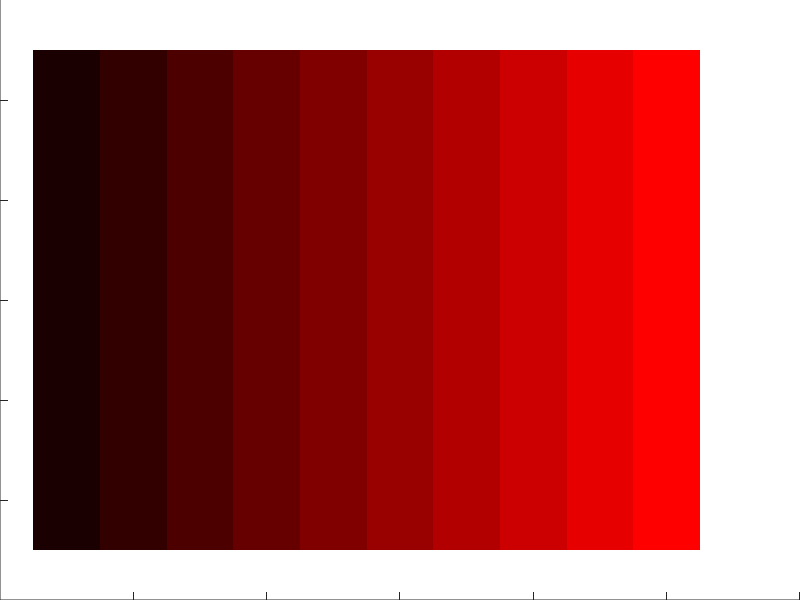

Here is the MATLAB script that generated this plot: (Note: this script raises an error after producing the figure.)
% test_gen_marker_plots_assumptions.m -- check, on this MATLAB, every assumption
% gen_marker_plots_dtc.m rests on.
%
% Each of these was reasoned about on the WSL edit host, where there is no
% MATLAB, so none of them was verified before the script was written. Run this
% once on the execution host; anything that reports FAIL is a real defect in
% gen_marker_plots_dtc.m, not in this file.
%
%   test_gen_marker_plots_assumptions                     % everything but 7-8
%   test_gen_marker_plots_assumptions('<path to subslice_definitions.mat>')
%
% Writes nothing outside tempdir and leaves no figures open.

function test_gen_marker_plots_assumptions(defs_path)
if nargin < 1, defs_path = ''; end
fprintf('MATLAB %s\n\n', version);
n_fail = 0;

% -- 1. count k lands in colormap level k -----------------------------------
% The whole discrete-legend design depends on clim([0.5 K+0.5]) against a K-row
% colormap mapping integer k to row k. Measured by rendering and reading pixels
% back, not by re-deriving MATLAB's documented index formula.
K = 10;
cmap = [(1:K)'/K, zeros(K, 1), zeros(K, 1)];      % row k = [k/K 0 0], distinct
f = figure('Visible', 'off', 'Position', [10 10 K*20 40]);
ax = axes('Parent', f, 'Position', [0 0 1 1]);
image(ax, 'CData', 1:K, 'CDataMapping', 'scaled');
colormap(ax, cmap); clim(ax, [0.5, K + 0.5]);
axis(ax, 'off'); xlim(ax, [0.5 K+0.5]); ylim(ax, [0.5 1.5]);
frame = getframe(ax); px = frame.cdata;
mid = round(size(px, 1) / 2);
got = zeros(1, K);
for k = 1:K
    col = round((k - 0.5) / K * size(px, 2));
    col = min(max(col, 1), size(px, 2));
    got(k) = round(double(px(mid, col, 1)) / 255 * K);
end
close(f);
n_fail = report(isequal(got, 1:K), 'count k renders in colormap level k', ...
    sprintf('levels read back: %s', mat2str(got)), n_fail);

% -- 2. cb.Limits crops without changing the data mapping -------------------
f = figure('Visible', 'off');
ax = axes('Parent', f); colormap(ax, cmap); clim(ax, [0.5, K + 0.5]);
cb = colorbar(ax); before = clim(ax);
cb.Limits = [3.5, K + 0.5]; cb.Ticks = 4:K;
after = clim(ax);
% Read every property BEFORE close(f) -- the colorbar dies with the figure, and
% report()'s detail argument is evaluated whether the check passed or not.
lims_after = cb.Limits;
ok = isequal(before, after) && isequal(lims_after, [3.5, K + 0.5]);
close(f);
n_fail = report(ok, 'setting cb.Limits leaves axes CLim untouched (no re-shading)', ...
    sprintf('CLim %s -> %s, cb.Limits %s', mat2str(before), mat2str(after), ...
    mat2str(lims_after)), n_fail);

% -- 3. CreateFcn set after creation does not fire, and the .fig opens visible
f = figure('Visible', 'off');
set(f, 'CreateFcn', 'set(gcbo,''Visible'',''on'')');
fired_early = strcmp(get(f, 'Visible'), 'on');
tmp = [tempname '.fig'];
savefig(f, tmp); close(f);
g = openfig(tmp); vis = get(g, 'Visible'); close(g); delete(tmp);
n_fail = report(~fired_early && strcmp(vis, 'on'), ...
    'CreateFcn does not fire on set, and a reopened .fig is visible', ...
    sprintf('fired at set: %d, reopened Visible: %s', fired_early, vis), n_fail);

% -- 4. an empty %s argument substitutes nothing and the template CONTINUES --
% Measured on R2026a 2026-09-12, refuting the reasoning this file was written
% against: fprintf does NOT stop at a specifier whose argument is empty. The
% assertion is inverted from its original form on purpose -- it now pins the
% real behaviour, so a future MATLAB that starts truncating would fail here.
s = evalc('fprintf(''A%sB\n'', repmat('' x'', 1, 0));');
n_fail = report(contains(s, 'B'), ...
    'fprintf keeps going when a %s argument is empty (does NOT truncate)', ...
    sprintf('produced %s', mat2str(s)), n_fail);

% -- 5. row == scalar & column implicitly expands to N-by-N -----------------
row = 1:4; colmask = true(4, 1);
sz = size(row == 1 & colmask);
n_fail = report(isequal(sz, [4 4]), ...
    'a row-shaped mask against a column expands to N-by-N instead of erroring', ...
    sprintf('size = %s', mat2str(sz)), n_fail);

% -- 6. xlim rejects a zero-width span --------------------------------------
f = figure('Visible', 'off'); ax = axes('Parent', f); threw = false;
try, xlim(ax, [5 5]); catch, threw = true; end
close(f);
n_fail = report(threw, 'xlim errors on a zero-width span (pad_span is needed)', ...
    sprintf('threw = %d', threw), n_fail);

% -- 7. scatter tolerates empty data and does not read a 3-row CData as RGB -
f = figure('Visible', 'off'); ax = axes('Parent', f);
ok_empty = true;
try, scatter(ax, zeros(0,1), zeros(0,1), 5, zeros(0,1), 'filled'); ...
catch, ok_empty = false; end
h = scatter(ax, [1;2;3], [1;2;3], 5, [1;2;3], 'filled');
cdata_size = size(h.CData);          % before close(f), same reason as above
three_is_cdata = cdata_size(2) == 1;
close(f);
n_fail = report(ok_empty, 'scatter accepts empty data', ...
    sprintf('ok = %d', ok_empty), n_fail);
n_fail = report(three_is_cdata, ...
    'a 3-element COLUMN CData stays colormapped, not read as one RGB triplet', ...
    sprintf('CData is %s', mat2str(cdata_size)), n_fail);

% -- 8. what the definitions file actually looks like in MATLAB -------------
if isempty(defs_path)
    fprintf('  SKIP  subslice_info shape -- pass the path to subslice_definitions.mat\n');
elseif ~isfile(defs_path)
    fprintf('  SKIP  subslice_info shape -- not found: %s\n', defs_path);
else
    d = load(defs_path); si = d.subslice_info;
    n_fail = report(iscell(si), ...
        'subslice_info is a CELL (so entries need {i}, not (i))', ...
        sprintf('class = %s, size = %s', class(si), mat2str(size(si))), n_fail);
    if iscell(si), e = si{1}; else, e = si(1); end
    fl = e.fov_list;
    n_fail = report(ischar(fl), ...
        'fov_list is a CHAR MATRIX (so (:) would scramble it)', ...
        sprintf('class = %s, size = %s', class(fl), mat2str(size(fl))), n_fail);
    if ischar(fl)
        names = cellstr(fl);
        scrambled = fl(:)';
        fprintf('        fov_list(:) would give: %s...\n', scrambled(1:min(30, end)));
        fprintf('        cellstr gives %d name(s), first: %s\n', numel(names), names{1});
        pad = setdiff(double(fl(1, :)), double(strtrim(fl(1, :))));
        if ~isempty(pad)
            fprintf('        padding code point(s): %s (32 = space, 0 = NUL)\n', mat2str(pad));
        end
    end
end

fprintf('\n%d failure(s)\n', n_fail);
end

function n_fail = report(ok, what, detail, n_fail)
if ok
    fprintf('  PASS  %s\n', what);
else
    fprintf('  FAIL  %s\n        %s\n', what, detail);
    n_fail = n_fail + 1;
end
end
